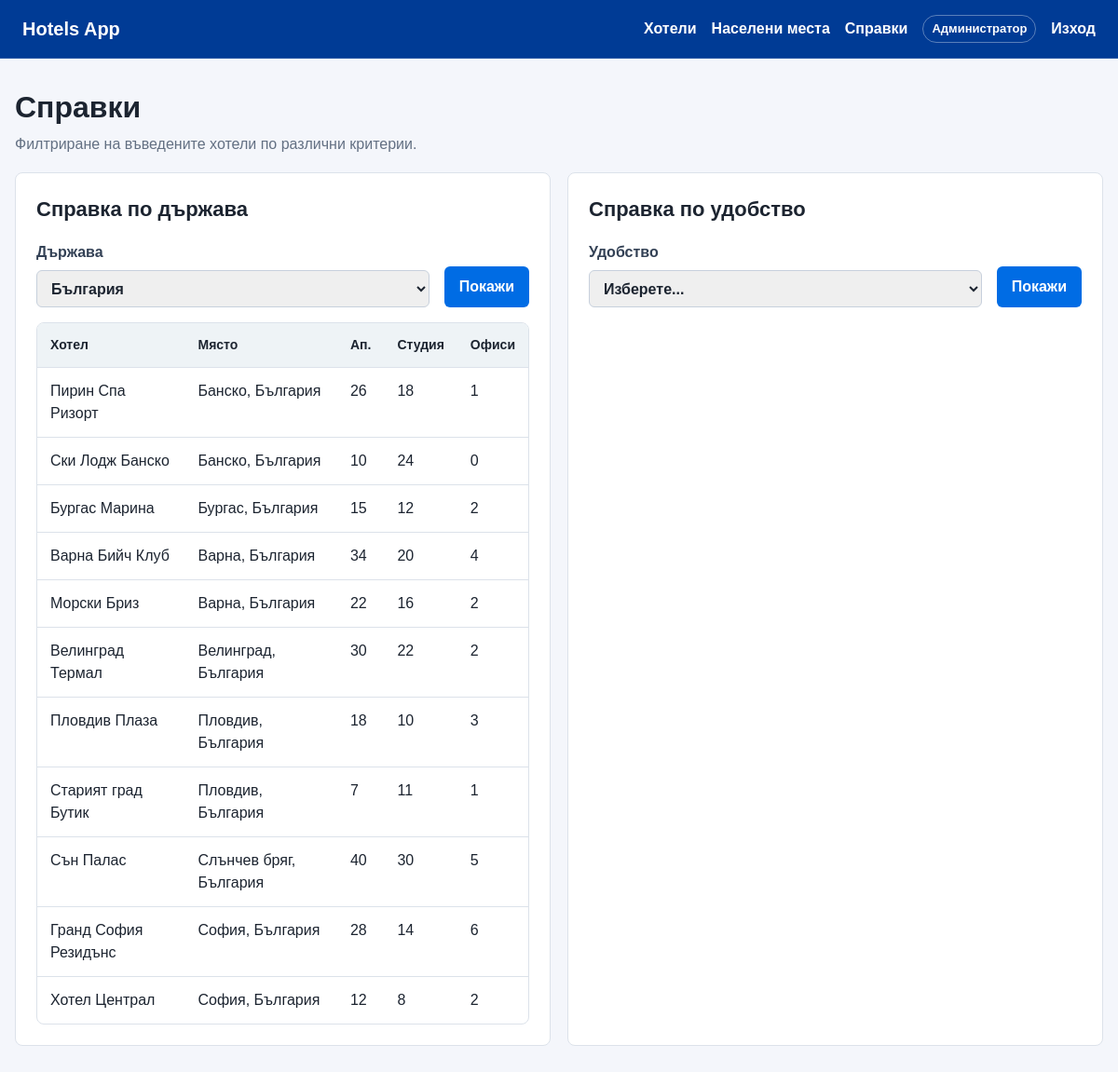
The page /reports.php?country=България (signed in) on the database its author committed.
### tables this page shows
CREATE TABLE IF NOT EXISTS hotels (
  id INT AUTO_INCREMENT PRIMARY KEY,
  name VARCHAR(150) NOT NULL,
  image_url VARCHAR(500) NULL,
  apartments INT NOT NULL DEFAULT 0,
  studios INT NOT NULL DEFAULT 0,
  offices INT NOT NULL DEFAULT 0,
  has_restaurant TINYINT(1) NOT NULL DEFAULT 0,
  has_spa TINYINT(1) NOT NULL DEFAULT 0,
  has_pool TINYINT(1) NOT NULL DEFAULT 0,
  has_discotheque TINYINT(1) NOT NULL DEFAULT 0,
  location_id INT NOT NULL,
  created_at TIMESTAMP DEFAULT CURRENT_TIMESTAMP,
  UNIQUE KEY unique_hotel_location (name, location_id),
  CONSTRAINT fk_hotels_locations
    FOREIGN KEY (location_id) REFERENCES locations(id)
    ON UPDATE CASCADE
    ON DELETE RESTRICT
);

CREATE TABLE IF NOT EXISTS locations (
  id INT AUTO_INCREMENT PRIMARY KEY,
  name VARCHAR(100) NOT NULL,
  country VARCHAR(100) NOT NULL,
  created_at TIMESTAMP DEFAULT CURRENT_TIMESTAMP,
  UNIQUE KEY unique_location (name, country)
);

### config.php (called while the page is built, shortened)
<?php
function db(): PDO
{
    static $pdo = null;
    if ($pdo === null) {
        $dsn = 'mysql:host=' . DB_HOST . ';dbname=' . DB_NAME . ';charset=utf8mb4';
        $pdo = new PDO($dsn, DB_USER, DB_PASS, [
            PDO::ATTR_ERRMODE => PDO::ERRMODE_EXCEPTION,
            PDO::ATTR_DEFAULT_FETCH_MODE => PDO::FETCH_ASSOC,
        ]);
    }
    return $pdo;
}
function h(?string $value): string
{
    return htmlspecialchars((string) $value, ENT_QUOTES, 'UTF-8');
}

### reports.php (the view, shortened to what this page needs)
<?php
require_once __DIR__ . '/config.php';
$countries = db()->query('SELECT DISTINCT country FROM locations ORDER BY country')->fetchAll();
$selectedCountry = trim($_GET['country'] ?? '');
$countryHotels = [];
if ($selectedCountry !== '') {
    $stmt = db()->prepare(
        'SELECT h.*, l.name AS location_name, l.country
         FROM hotels h
         JOIN locations l ON l.id = h.location_id
         WHERE l.country = ?
         ORDER BY l.name, h.name'
    );
    $stmt->execute([$selectedCountry]);
    $countryHotels = $stmt->fetchAll();
}
function renderHotelRows(array $hotels): void
{
    foreach ($hotels as $hotel): ?>
        <tr>
            <td><?= h($hotel['name']) ?></td>
            <td><?= h($hotel['location_name'] . ', ' . $hotel['country']) ?></td>
            <td><?= (int) $hotel['apartments'] ?></td>
            <td><?= (int) $hotel['studios'] ?></td>
            <td><?= (int) $hotel['offices'] ?></td>
        </tr>
    <?php endforeach;
}
require __DIR__ . '/header.php';
?>
<section class="page-head">
    <div>
        <h1>Справки</h1>
        <p>Филтриране на въведените хотели по различни критерии.</p>
    </div>
</section>
<section class="report-grid">
    <article class="panel">
        <h2>Справка по държава</h2>
        <form method="get" class="form compact">
            <label>
                Държава
                <select name="country" required>
                    <?php foreach ($countries as $country): ?>
                        <option value="<?= h($country['country']) ?>" <?= $selectedCountry === $country['country'] ? 'selected' : '' ?>>
                            <?= h($country['country']) ?>
                        </option>
                    <?php endforeach; ?>
                </select>
            </label>
            <button type="submit">Покажи</button>
        </form>
        <?php if ($selectedCountry !== ''): ?>
            <div class="table-wrap small">
                <table>
                    <thead>
                    <tr>
                        <th>Хотел</th>
                        <th>Място</th>
                        <th>Ап.</th>
                        <th>Студия</th>
                        <th>Офиси</th>
                    </tr>
                    </thead>
                    <tbody>
                    <?php renderHotelRows($countryHotels); ?>
                    </tbody>
                </table>
            </div>
        <?php endif; ?>
    </article>
    <article class="panel">
        <h2>Справка по удобство</h2>
        <form method="get" class="form compact">
            <label>
                Удобство
                <select name="amenity" required>
                    <option value="">Изберете...</option>
                </select>
            </label>
            <button type="submit">Покажи</button>
        </form>
    </article>
</section>
<?php require __DIR__ . '/footer.php'; ?>

### assets/styles.css (style rules this page uses)
:root { --bg: #f4f6fb; --text: #1c2430; --muted: #637083; --line: #dce2ea; --panel: #ffffff; --primary: #006ce4; --primary-dark: #003b95; --accent: #febb02; --danger: #b42318; --warning-bg: #fff4d8; --warning-line: #f4c152; }
* { box-sizing: border-box; }
body { margin: 0; background: var(--bg); color: var(--text); font-family: Arial, Helvetica, sans-serif; line-height: 1.5; }
.page-head { display: flex; align-items: center; justify-content: space-between; gap: 18px; margin-bottom: 18px; }
h1, h2, p { margin-top: 0; }
h1 { margin-bottom: 4px; font-size: 32px; }
h2 { font-size: 22px; }
.page-head p { margin-bottom: 0; color: var(--muted); }
.button, button { display: inline-flex; align-items: center; justify-content: center; min-height: 40px; padding: 10px 16px; border: 0; border-radius: 6px; background: var(--primary); color: #ffffff; font: inherit; font-weight: 700; cursor: pointer; }
.table-wrap { overflow-x: auto; background: var(--panel); border: 1px solid var(--line); border-radius: 8px; }
.table-wrap.small { margin-top: 16px; }
table { width: 100%; border-collapse: collapse; }
th, td { padding: 13px 14px; border-bottom: 1px solid var(--line); text-align: left; vertical-align: top; }
th { background: #eef3f6; font-size: 14px; }
tr:last-child td { border-bottom: 0; }
.panel, .auth-panel { background: var(--panel); border: 1px solid var(--line); border-radius: 8px; padding: 22px; }
.form { display: grid; gap: 16px; }
.form.compact { grid-template-columns: minmax(180px, 1fr) auto; align-items: end; }
label, legend { display: grid; gap: 7px; color: #334155; font-weight: 700; }
input, select { width: 100%; min-height: 40px; padding: 9px 11px; border: 1px solid #c7d0dc; border-radius: 6px; color: var(--text); font: inherit; }
.report-grid { display: grid; grid-template-columns: repeat(2, minmax(0, 1fr)); gap: 18px; }

### rows shown on the page
hotels: name "Пирин Спа Ризорт", location.country "Банско, България", apartments "26", studios "18", offices "1"
hotels: name "Ски Лодж Банско", location.country "Банско, България", apartments "10", studios "24", offices "0"
hotels: name "Бургас Марина", location.country "Бургас, България", apartments "15", studios "12", offices "2"
hotels: name "Варна Бийч Клуб", location.country "Варна, България", apartments "34", studios "20", offices "4"
hotels: name "Морски Бриз", location.country "Варна, България", apartments "22", studios "16", offices "2"
hotels: name "Велинград Термал", location.country "Велинград, България", apartments "30", studios "22", offices "2"
hotels: name "Пловдив Плаза", location.country "Пловдив, България", apartments "18", studios "10", offices "3"
hotels: name "Старият град Бутик", location.country "Пловдив, България", apartments "7", studios "11", offices "1"
hotels: name "Сън Палас", location.country "Слънчев бряг, България", apartments "40", studios "30", offices "5"
hotels: name "Гранд София Резидънс", location.country "София, България", apartments "28", studios "14", offices "6"
hotels: name "Хотел Централ", location.country "София, България", apartments "12", studios "8", offices "2"

### other values the page prints
form field country "България"
